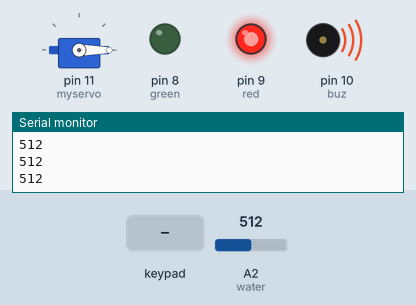
Recording of a sketch running on a simulated Arduino Uno, built with avr-gcc and run on an emulated ATmega328P. Shown: servo, output pins drawn as LEDs (lit = HIGH), buzzer (waves = sounding), the last lines printed to the serial monitor. The inputs (shaded band) are chosen by the test bench; at power-on: A2 (water) = 512.

Above: at 1.25 s.
1.3 s: A2 (water) set to 490
At 2.4 s:
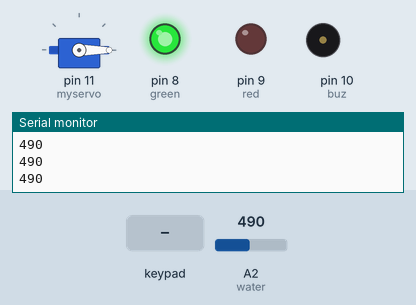
2.9 s: keypad keys 1 2 3 # pressed 0.4 s apart
6.0 s: A2 (water) set to 510
At 6.18 s:
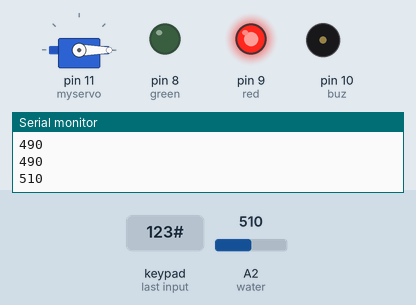
9.0 s: keypad keys 1 2 3 * pressed 0.4 s apart
At 10.9 s:
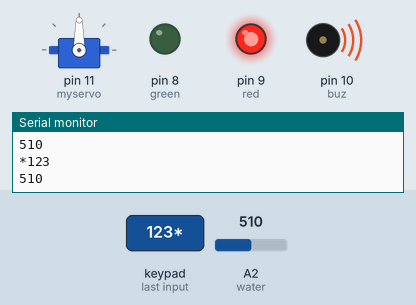
Timing chart, 0 to 19.6 s (numbered marks = the images above; inputs shaded):
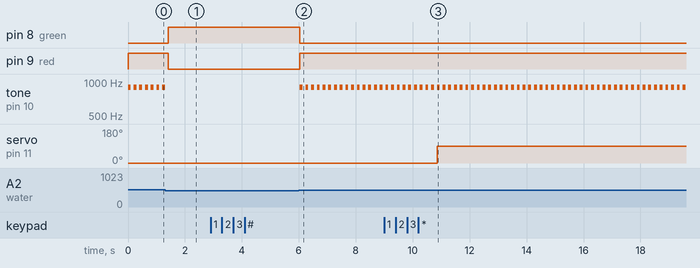

The sketch:

Flood_Detection_And_Rescue.ino
```cpp
/*
  Flood Detection And Rescue

  Language: Arduino

  The circuit:

  - water level sensor is on A2 pin of arduino

  - servo motor is on D11 pin of arduino

  - red led is on D9 pin

  - green led is on D8 pin

  - buzzer is on D10 pin

  - keypad is on digital pins 0,1,2,3,4,5,6,7

  created 01 Jul 2021

  by Aspire Technologies

  for more references, you can visit the public domain

  http://www.arduino.cc/

*/

#include<Servo.h> //calling library for servo motor
#include <Keypad.h> //calling library for keypad

const byte ROWS = 4; //four rows
const byte COLS = 4; //four columns
char keys[ROWS][COLS] = { //creating keypad architecture in matrix form
{'1','2','3','A'},
{'4','5','6','B'},
{'7','8','9','C'},
{'*','0','#','D'}
};
byte rowPins[ROWS] = {0,1,2,3}; //connect to the row pinouts of the keypad
byte colPins[COLS] = {4,5,6,7}; //connect to the column pinouts of the keypad

Keypad keypad = Keypad( makeKeymap(keys), rowPins, colPins, ROWS, COLS ); //object creation for keypd

String password = "123"; //this is the shutter password
String mypassword; //variable to store user inputs

Servo myservo; //object creation for servo motor
int water = A2;
int green = 8;
int red = 9;
int buz = 10;
int reading; //variable to store water level

void setup()
{
  pinMode(green,OUTPUT); //pin mode declerations
  pinMode(red,OUTPUT);
  pinMode(buz,OUTPUT);
  pinMode(water,INPUT);
  myservo.attach(11);
  myservo.write(0); //initially the drainage shutter will be closed
  Serial.begin(9600); //sets serial port to 9600
}
void loop()
{
  reading = analogRead(water); //assigning sensor reading to the created variable
  Serial.println(reading); //water level will be printed on the seral monitor
  if(reading<500) //if water level is normal
  {
    myservo.write(0); //shutter is closed
    digitalWrite(green,HIGH); //green led is on
    digitalWrite(red,LOW); //red led is off
    noTone(buz); //no alarm
    delay(100);
  }
  if(reading>500) //if water level increases
  {
   digitalWrite(red,HIGH); //red led on
   digitalWrite(green,LOW); //green led off
   tone(buz,900); //buzzer activates alarm
   delay(100);
   noTone(buz);
   delay(100);
   }
   /* to open the drainage system, an authentic person needs to
      enter the shutter password on the keypad. if the entered
      password is correct, shutter will open. o the excess amount of
      water will be gone through the drainage system
    */
   keypadfunction();  //calling the created function for taking inputs from keypad
}

void keypadfunction() //function created for keypad reading
{
 char key = keypad.getKey(); //checks for any keypress

  if (key){ //if a keypress occour
    Serial.print(key); //pressed key will be displayed on serial monitor
  }
  if (key == '1') //if the pressed key is 1
  {

    mypassword = mypassword + 1;  /*that 1 will be added to the created string. all the
                                   other inputs will also added to the string like this*/
  }

    if (key == '2')
  {

    mypassword = mypassword + 2;
  }

  if (key == '3')
  {

    mypassword = mypassword + 3;
  }

   if (key == '4')
  {

    mypassword = mypassword + 4;
  }

  if (key == '5')
  {

    mypassword = mypassword + 5;
  }

   if (key == '6')
  {

    mypassword = mypassword + 6;
  }

   if (key == '7')
  {

    mypassword = mypassword + 7;
  }

   if (key == '8')
  {

    mypassword = mypassword + 8;
  }

  if (key == '9')
  {

    mypassword = mypassword + 9;
  }

  if (key == '0')
  {

    mypassword = mypassword + 0;
  }

  if (key == 'A' || key == 'B' || key == 'C' || key == 'D')
  {

    mypassword = ""; //to clear the entered password, you can press keys A or B or C or D
  }

  if (key == '*' || key == '#')
  {
    Serial.println(mypassword); /*if the password is entered, user has to press the * or # buttons to
                                  open the shutter */

if ( password == mypassword ) //if the password is true
{
mypassword = ""; //string will be cleared
myservo.write(90); //shutter opens
}
else //if the entered password is not true
{
Serial.println("wrong");
mypassword = "";
myservo.write(0);
}
  }
}
```

Measured:
- the behaviour switches between 500 and 501 on A2 (water) (found by bisection; images 1 and 2)
- after the input at 1.3 s, pin 8 (green): LOW → HIGH after 0.11 s; pin 9 (red): HIGH → LOW after 0.11 s; tone on pin 10 (buz): goes on until 1.3 s, then stays silent
- after the input at 6.0 s, pin 8 (green): HIGH → LOW at once; pin 9 (red): LOW → HIGH at once; tone on pin 10 (buz): alternates 900 Hz for 0.10 s and silent for 0.10 s, starting at once
- after the input at 9.0 s, servo on pin 11 (myservo): 0° → 90° after 1.9 s
- by itself, tone on pin 10 (buz): alternates 900 Hz for 0.10 s and silent for 0.10 s
